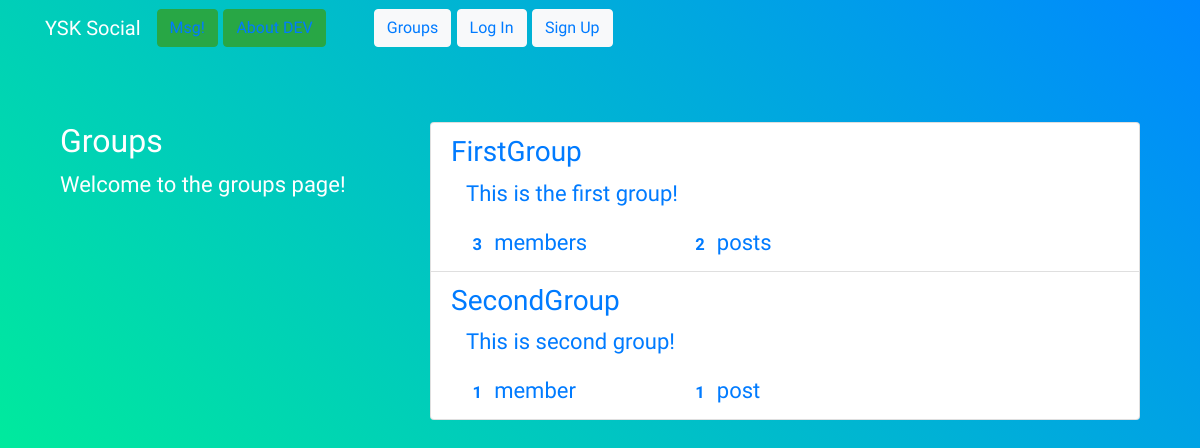
Before: /groups/ with the older database file.
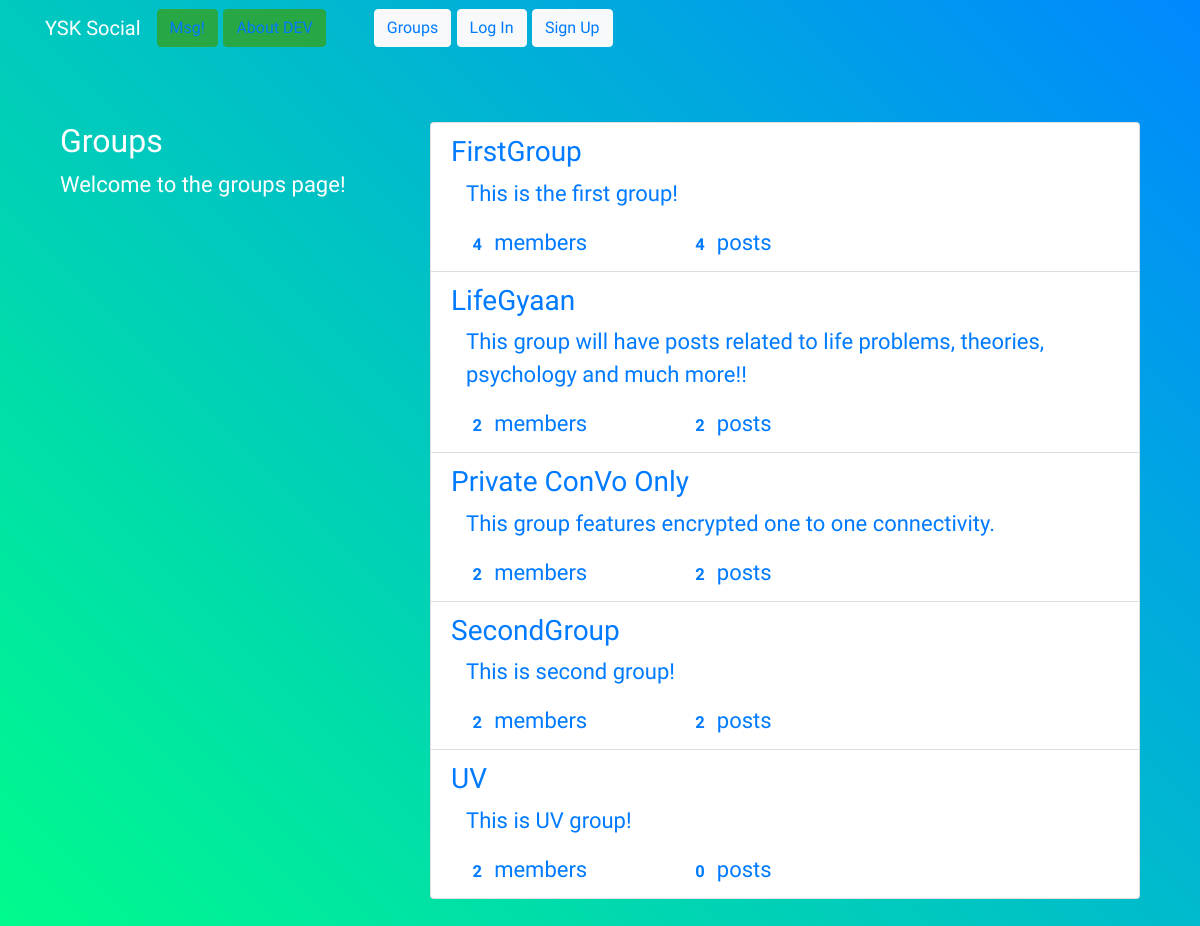
After: the same page with the newer database file.
### groups/models.py (models this page shows, shortened)
class Group(models.Model):
    name = models.CharField(max_length=255, unique=True)
    slug = models.SlugField(allow_unicode=True, unique=True)
    description = models.TextField(blank=True, default='')
    description_html = models.TextField(editable=False, default='', blank=True)
    members = models.ManyToManyField(User, through='GroupMember')
    class Meta:
        ordering = ['name']

### groups/views.py (the view)
# urls.py: path('', views.ListGroups.as_view(), name='all'),
class ListGroups(generic.ListView):
    model = Group

### groups/templates/groups/group_list.html (shortened to what this page needs)
{% extends 'groups/group_base.html' %}
{% block pregroup %}
  <div class="col-md-4">
    <div class="content">
      <h2>Groups</h2>
      <p>Welcome to the groups page!</p>
    </div>
  </div>
{% endblock %}
{% block group_content %}
  <div class="col-md-8">
    <div class="list-group">
      {% for group in object_list %}
      <a class='list-group-item' href="{% url 'groups:single' slug=group.slug %}">
        <h3 class='title list-group-item-heading'>{{group.name}}</h3>
        <div class="list-group-item-text container-fluid">
          {{group.description_html|safe}}
          <div class="row">
            <div class="col-md-4">
              <span class='badge'>{{group.members.count}}</span>
              member{{group.members.count|pluralize}}
            </div>
            <div class="col-md-4">
              <span class='badge'>{{group.posts.count}}</span>
              post{{group.posts.count|pluralize}}
            </div>
          </div>
        </div>
      </a>
      {% endfor %}
    </div>
  </div>
{% endblock %}

### groups/templates/groups/group_base.html (shortened to what this page needs)
{% extends 'base.html' %}
{% block content %}
<div class="container">
  <div class="row">
    {% block pregroup %} {% endblock %}
    {% block group_content %} {% endblock %}
  </div>
</div>
{% endblock %}

### templates/base.html (shortened to what this page needs)
<!DOCTYPE html>
{% load static %}
<html lang="en" dir="ltr">
  <head>
    <link rel="stylesheet" href="https://stackpath.bootstrapcdn.com/bootstrap/4.4.1/css/bootstrap.min.css">
    <link rel="stylesheet" href="{% static 'starsocial/css/master.css' %}">
  </head>
  <body class='loader'>
   <nav class='navbar navbar-dark navbar-expand-lg mynav' role='navigation' id='navbar'>
      <div class="container">
        <a class='navbar-brand mynav' href="{% url 'home' %}">YSK Social</a>
        <div class="collapse navbar-collapse" id="navbarSupportedContent">
            <ul class='nav navbar-nav'>
              <li>
                <button type="button" class="btn btn-success"><a href='{% url 'msg' %}'>Msg!</a></button>
                <button type="button" class="btn btn-success"><a href='{% url 'about' %}'>About DEV</a></button>
              </li>
            </ul><br>
            <ul class='nav navbar-nav'>
              {% if user.is_authenticated %}
              <li>
                <button type="button" class="btn btn-light"><a href="{% url 'posts:create' %}">Post</a></button>
                <button type="button" class="btn btn-light"><a href="{% url 'groups:all' %}">Groups</a></button>
                <button type="button" class="btn btn-light"><a href="{% url 'groups:create' %}">Create_Group</a></button>
                <button type="button" class="btn btn-light"><a href="{% url 'accounts:logout' %}">Log Out</a></button>
              </li>
              {% else %}
                <li>
                  <button type="button" class="btn btn-light ml-5"><a class='nav-item' href="{% url 'groups:all' %}">Groups</a></button>
                  <button type="button" class="btn btn-light"><a class='nav-item' href="{% url 'accounts:login' %}">Log In</a></button>
                  <button type="button" class="btn btn-light"><a class='nav-item' href="{% url 'accounts:signup' %}">Sign Up</a></button>
                </li>
              {% endif %}
            </ul>
        </div>
      </div>
    </nav>
    <br>
    <div class="container mycontent"><br>
      {% block content %}
      {% endblock %}
    </div>
<br><br><br>
</html>

### static/starsocial/css/master.css (style rules this page uses)
html, body { margin: 0; overflow: hidden; background-color: #000000; color: white; overflow:auto; }
.loader { position:fixed; left:0; right:0; top:0; bottom:0; filter:hue-rotate(0deg); background:linear-gradient(45deg,#0f8,#08f); animation:hue 10000ms infinite linear; }

### templates/base.html (style rules this page uses)
body { font-family: 'Aladin';font-size: 22px; }

Changed rows visible on the page:
computed for Group "FirstGroup": members.count "3" → "4"; posts.count "2" → "4"
added Group: name "LifeGyaan", description_html "This group will have posts related to life problems, theories, psychology and much more!!", members.count "2", posts.count "2"
added Group: name "Private ConVo Only", description_html "This group features encrypted one to one connectivity.", members.count "2", posts.count "2"
computed for Group "SecondGroup": members.count "1" → "2"; posts.count "1" → "2"
added Group: name "UV", description_html "This is UV group!", members.count "2", posts.count "0"
